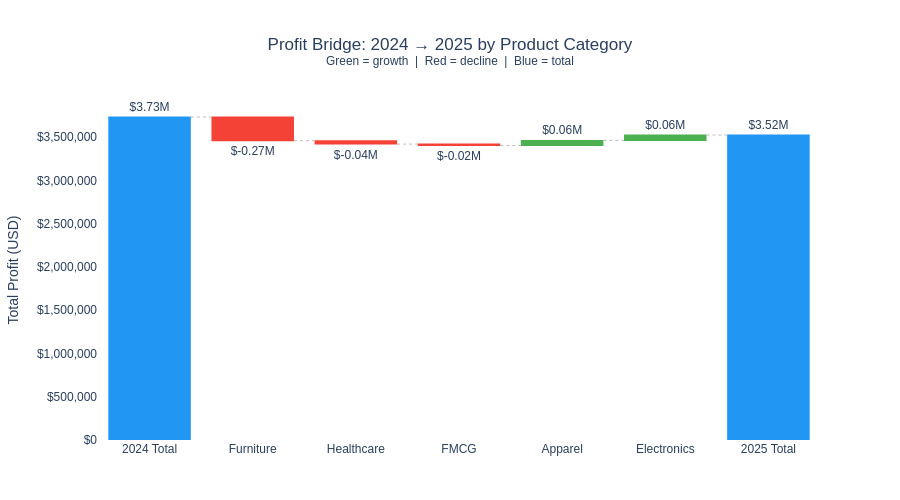

Notebook code cell kept with this figure:
### Markdown cell above
### 2.6 Waterfall Chart
**Definition:** A Waterfall chart shows how a **starting value changes step-by-step** to reach
a final value. Green bars are increases; red bars are decreases; grey or blue bars are totals.
The chart looks like stepping stones — each bar "floats" at the level where the previous one ended.

**Why Waterfall?** When you want to explain **what drove a change** between two values.
It answers the question *"We started at X and ended at Y — what caused the difference?"*
Unlike a simple bar chart (which just shows the start and end), a Waterfall shows each contributing factor.

**Data used:** Total **Profit** change from **2024 to 2025** broken down by **Product Category**
— showing which categories grew and which declined.

### Code cell
# ── Aggregate ────────────────────────────────────────────────────────────────
yearly = (
    df.groupby(["Order Year", "Product Category"])["Profit"]
    .sum()
    .unstack("Order Year")
    .fillna(0)
)
yearly.columns = [2024, 2025]
yearly["Change"] = yearly[2025] - yearly[2024]
yearly = yearly.sort_values("Change")          # smallest change first

total_2024 = yearly[2024].sum()
total_2025 = yearly[2025].sum()
overall_change = total_2025 - total_2024

# ── Build Waterfall data ─────────────────────────────────────────────────────
labels   = ["2024 Total"] + list(yearly.index) + ["2025 Total"]
measures = ["absolute"] + ["relative"] * len(yearly) + ["absolute"]
values   = [total_2024]  + list(yearly["Change"]) + [total_2025]

text_labels = [f"${v/1e6:.2f}M" for v in values]

fig = go.Figure(go.Waterfall(
    name="Profit Bridge",
    orientation="v",
    measure=measures,
    x=labels,
    y=values,
    text=text_labels,
    textposition="outside",
    increasing  = {"marker": {"color": "#4CAF50"}},
    decreasing  = {"marker": {"color": "#F44336"}},
    totals      = {"marker": {"color": "#2196F3"}},
    connector   = {"line": {"color": "#bdbdbd", "dash": "dot", "width": 1}},
))

fig.update_layout(
    title={
        "text": "Profit Bridge: 2024 → 2025 by Product Category<br>"
                "<sup>Green = growth &nbsp;|&nbsp; Red = decline &nbsp;|&nbsp; Blue = total</sup>",
        "x": 0.5, "xanchor": "center"
    },
    yaxis_title="Total Profit (USD)",
    yaxis_tickformat="$,.0f",
    plot_bgcolor="white",
    paper_bgcolor="white",
    font={"family": "Arial", "size": 12},
    height=500,
    showlegend=False,
    margin=dict(t=100, b=60),
)
fig.show()

### Figure 1 — Plotly figure (JSON) as saved in the notebook; plotly's stock layout.template omitted (floating-point values rounded to 4 significant figures)
{"data": [{"connector": {"line": {"color": "#bdbdbd", "dash": "dot", "width": 1}}, "decreasing": {"marker": {"color": "#F44336"}}, "increasing": {"marker": {"color": "#4CAF50"}}, "measure": ["absolute", "relative", "relative", "relative", "relative", "relative", "absolute"], "name": "Profit Bridge", "orientation": "v", "text": ["$3.73M", "$-0.27M", "$-0.04M", "$-0.02M", "$0.06M", "$0.06M", "$3.52M"], "textposition": "outside", "totals": {"marker": {"color": "#2196F3"}}, "type": "waterfall", "x": ["2024 Total", "Furniture", "Healthcare", "FMCG", "Apparel", "Electronics", "2025 Total"], "y": [3733000.0, -274100.0, -39340.0, -15960.0, 59200.0, 61690.0, 3524000.0]}], "layout": {"font": {"family": "Arial", "size": 12}, "height": 500, "margin": {"b": 60, "t": 100}, "paper_bgcolor": "white", "plot_bgcolor": "white", "showlegend": false, "title": {"text": "Profit Bridge: 2024 → 2025 by Product Category<br><sup>Green = growth &nbsp;|&nbsp; Red = decline &nbsp;|&nbsp; Blue = total</sup>", "x": 0.5, "xanchor": "center"}, "yaxis": {"tickformat": "$,.0f", "title": {"text": "Total Profit (USD)"}}}}
